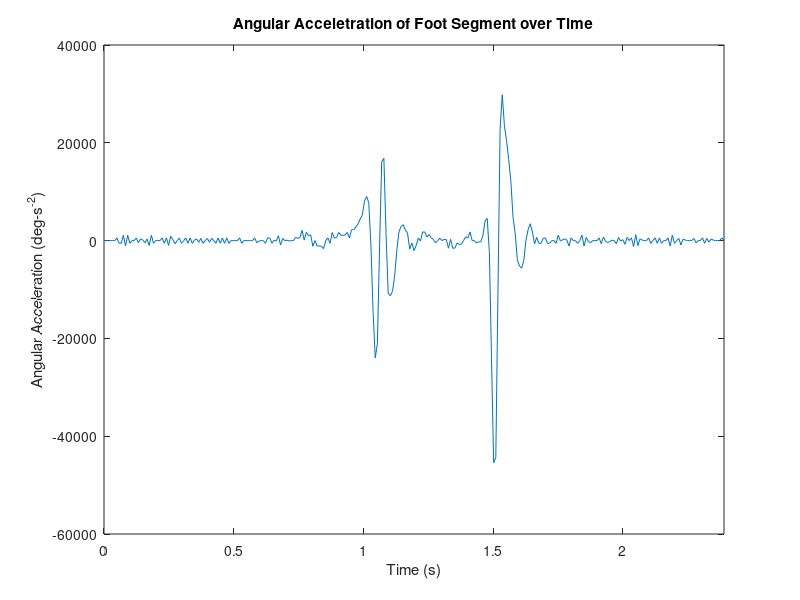

This figure's MATLAB source:
% Created by: Anthony Le
% Last updated: 02.14.2018

% KIN 523: Homework 4 - Planar Kinematics
% Due: 02.15.18
%% Problem 6
close all;
clear;

load('prb3_results.mat');

frame = footAng_time(:, 1);
time = footAng_time(:, 2);
foot_ang = footAng_time(:, 3);
delta_t = 0.0083;

ALPHA = [];

for i = 2:length(time)-1
    alpha = (foot_ang(i+1) - 2 * foot_ang(i) + foot_ang(i-1)) / ((delta_t)^2);
    ALPHA = cat(1, ALPHA, alpha);
end

ALPHA = [0; ALPHA; 0];

ang_acc = horzcat(frame, time, ALPHA);

figure(1);
plot(time, ALPHA);
xlabel('Time (s)');
ylabel('Angular Acceleration (deg-s^{-2})');
title('Angular Acceletration of Foot Segment over Time');
xlim([0 2.3904]);
